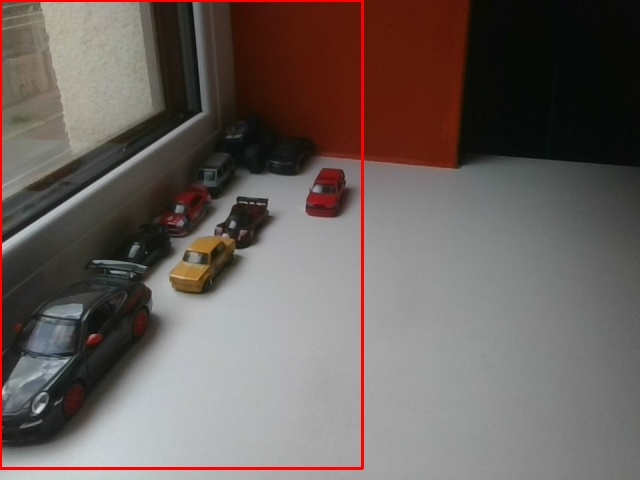
#> input picture assets/sample_images/anomalies_on_capture_original.jpg, 640 x 480 px
$ python -i preprocess.py   (imports and definitions only)
#> lines starting #> are read from the running program, lines starting #| are printed output that depends on the picture
#> further down, picture is the input picture: shape (480, 640, 3); mean B, G, R 93.5, 97.6, 107.4
import cv2
import numpy as np

def preprocess_bgr(img_bgr: np.ndarray) -> np.ndarray:
    den = cv2.fastNlMeansDenoisingColored(img_bgr, None, 5, 5, 7, 21)

    lab = cv2.cvtColor(den, cv2.COLOR_BGR2LAB)
#> lab: shape (480, 640, 3); mean of channels 0, 1, 2 105.9, 131.7, 132.9
    l, a, b = cv2.split(lab)
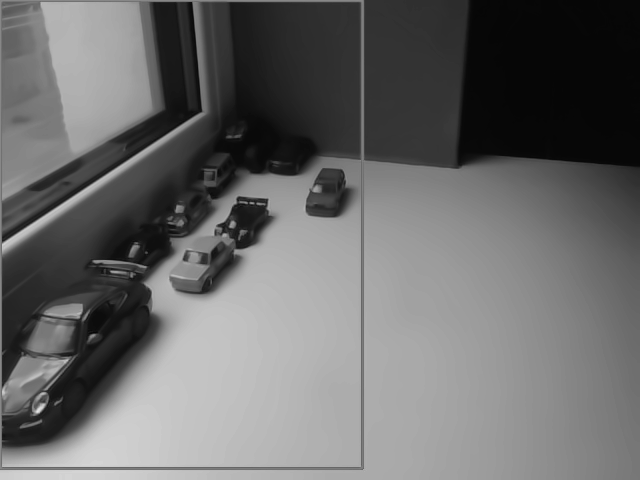
#> l: shape (480, 640); min 6, max 231, mean 105.9
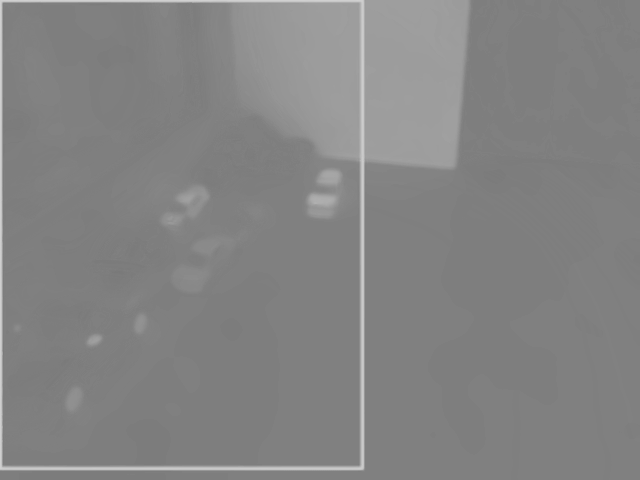
#> a: shape (480, 640); min 121, max 208, mean 131.7
    clahe = cv2.createCLAHE(clipLimit=2.0, tileGridSize=(8, 8))
    l2 = clahe.apply(l)
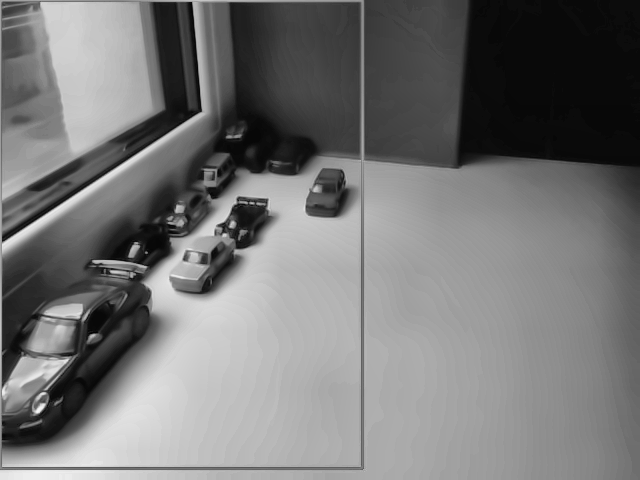
#> l2: shape (480, 640); min 3, max 247, mean 117.5
    lab2 = cv2.merge([l2, a, b])
#> lab2: shape (480, 640, 3); mean of channels 0, 1, 2 117.5, 131.7, 132.9
    enh = cv2.cvtColor(lab2, cv2.COLOR_LAB2BGR)
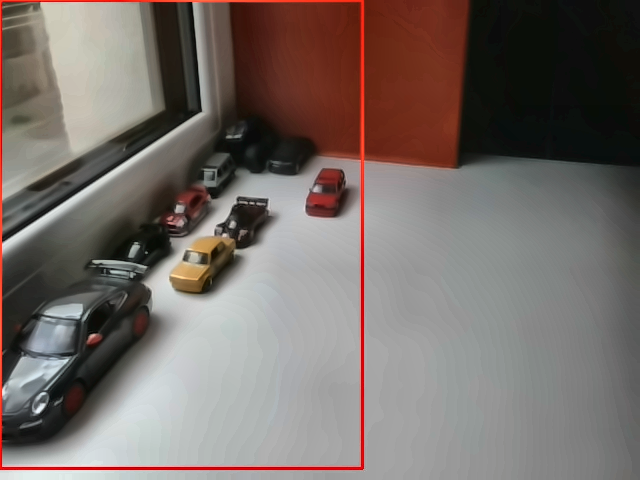
#> enh: shape (480, 640, 3); mean B, G, R 104.4, 108.9, 118.7

    blur = cv2.GaussianBlur(enh, (0, 0), 1.2)
    sharp = cv2.addWeighted(enh, 1.35, blur, -0.35, 0)
    return sharp

>>> import cv2
>>> picture = cv2.imread('../../assets/sample_images/anomalies_on_capture_original.jpg')
>>> result = preprocess_bgr(picture)

$ run again, on assets/sample_images/anomalies_on_capture_zoom3x.jpg
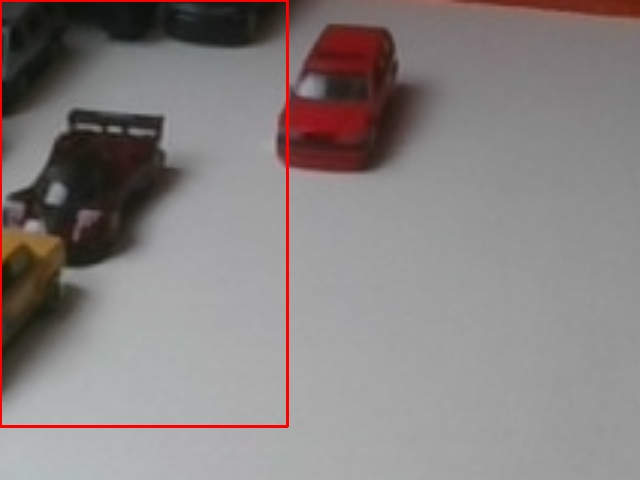
#> input picture assets/sample_images/anomalies_on_capture_zoom3x.jpg, 640 x 480 px
#> picture is the input picture: shape (480, 640, 3); mean B, G, R 128.2, 129, 135.9
#> lab: shape (480, 640, 3); mean of channels 0, 1, 2 138.1, 130.6, 130.1
#> in preprocess_bgr, `l, a, b = cv2.split(lab)`:
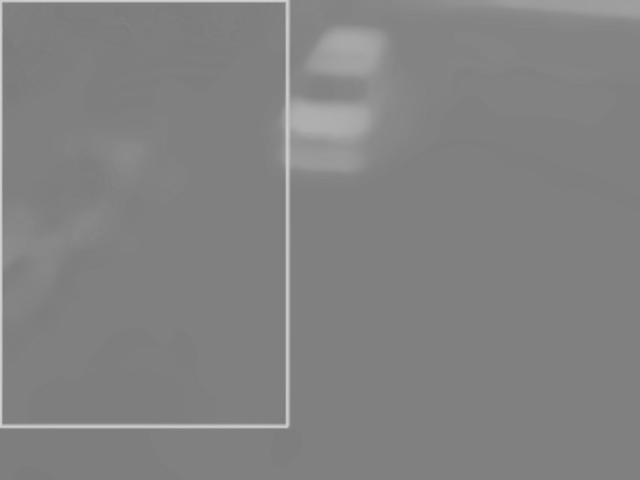
#> a: shape (480, 640); min 123, max 208, mean 130.6
#> lab2: shape (480, 640, 3); mean of channels 0, 1, 2 148.3, 130.6, 130.1
#> in preprocess_bgr, `enh = cv2.cvtColor(lab2, cv2.COLOR_LAB2BGR)`:
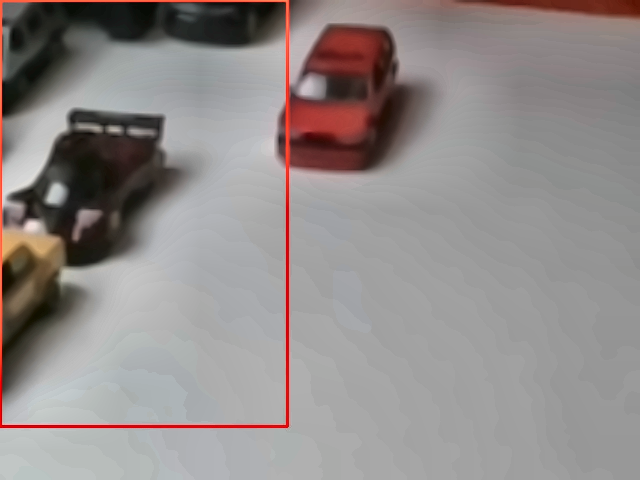
#> enh: shape (480, 640, 3); mean B, G, R 138.1, 139.3, 145.8

$ run again, on assets/sample_images/anomalies_on_capture_zoom5x.jpg
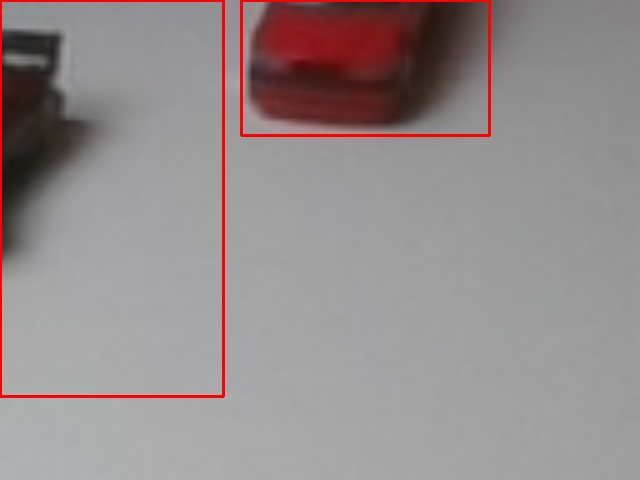
#> input picture assets/sample_images/anomalies_on_capture_zoom5x.jpg, 640 x 480 px
#> picture is the input picture: shape (480, 640, 3); mean B, G, R 141, 140.7, 149.6
#> lab: shape (480, 640, 3); mean of channels 0, 1, 2 151.4, 131.5, 129.9
#> in preprocess_bgr, `l, a, b = cv2.split(lab)`:
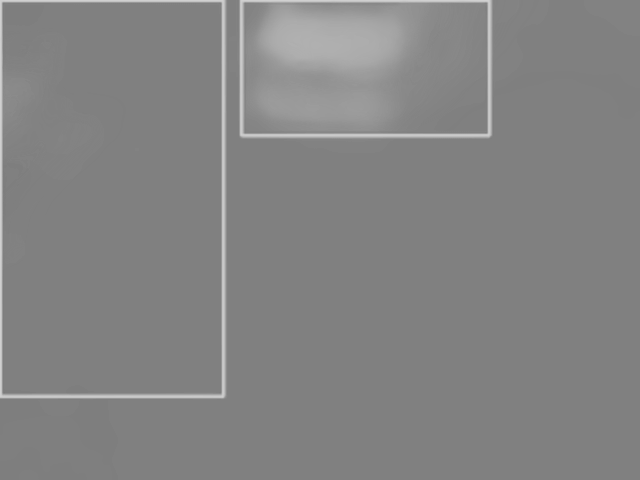
#> a: shape (480, 640); min 123, max 208, mean 131.5
#> lab2: shape (480, 640, 3); mean of channels 0, 1, 2 158, 131.5, 129.9
#> in preprocess_bgr, `enh = cv2.cvtColor(lab2, cv2.COLOR_LAB2BGR)`:
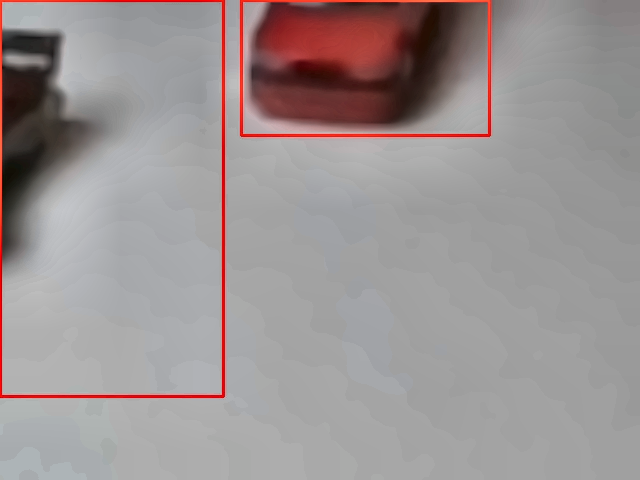
#> enh: shape (480, 640, 3); mean B, G, R 147.8, 147.6, 156

$ run again, on assets/sample_images/anomalies_zoom_3x.jpg
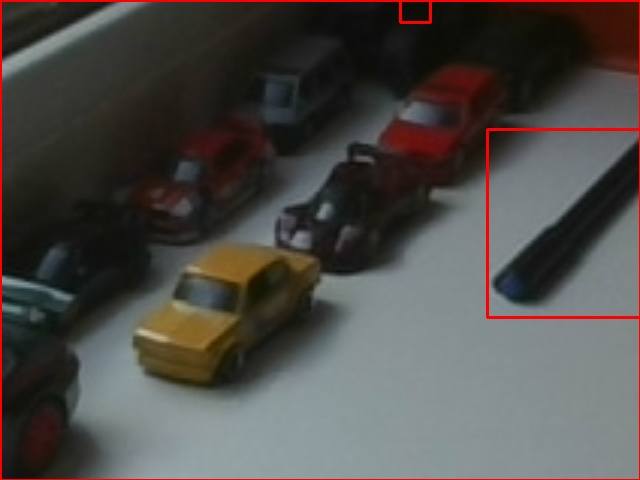
#> input picture assets/sample_images/anomalies_zoom_3x.jpg, 640 x 480 px
#> picture is the input picture: shape (480, 640, 3); mean B, G, R 72.5, 75.5, 78.3
#> lab: shape (480, 640, 3); mean of channels 0, 1, 2 80.1, 128.7, 131
#> in preprocess_bgr, `l, a, b = cv2.split(lab)`:
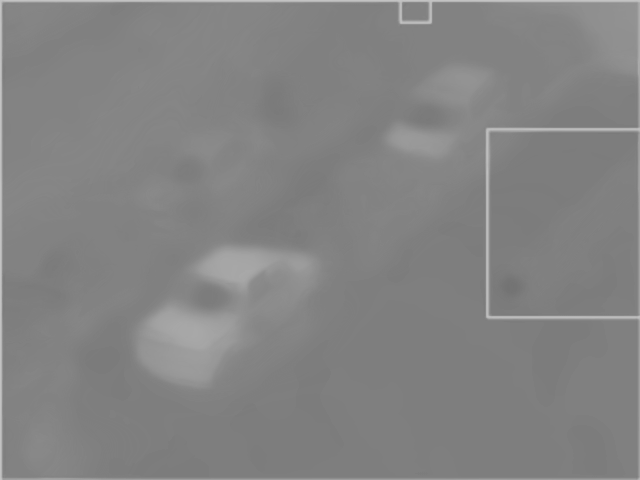
#> b: shape (480, 640); min 115, max 195, mean 131
#> lab2: shape (480, 640, 3); mean of channels 0, 1, 2 99.3, 128.7, 131
#> in preprocess_bgr, `enh = cv2.cvtColor(lab2, cv2.COLOR_LAB2BGR)`:
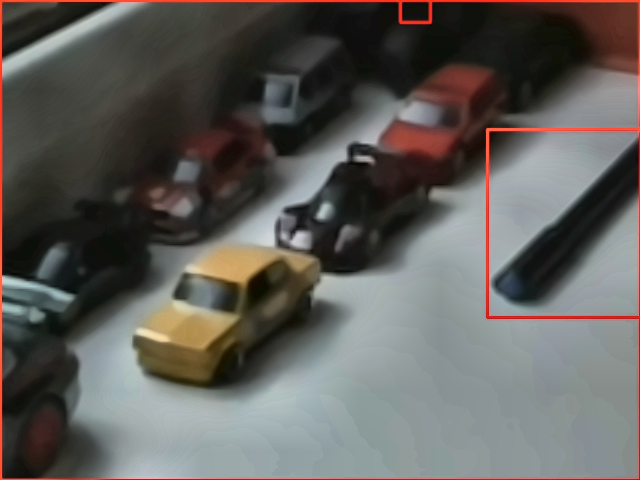
#> enh: shape (480, 640, 3); mean B, G, R 90.2, 93.8, 96.2
